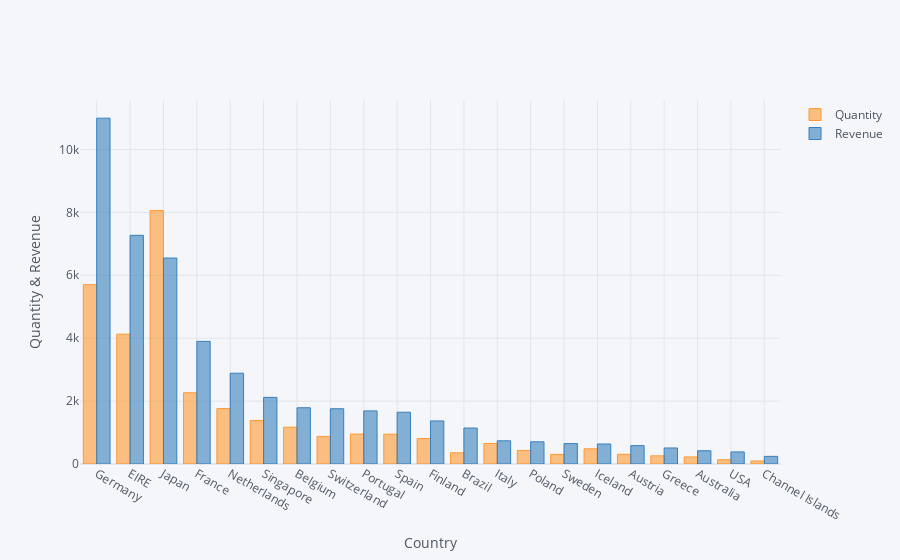

The cell this chart's notebook holds for it:
### Code cell
df.iplot(kind = 'bar', 
         
          x = 'Country',
         
          xTitle='Country',
         
          yTitle='Quantity & Revenue')

### Figure 1 — Plotly figure (JSON) as saved in the notebook; plotly's stock layout.template omitted (floating-point values rounded to 4 significant figures)
{"data": [{"marker": {"color": "rgba(255, 153, 51, 0.6)", "line": {"color": "rgba(255, 153, 51, 1.0)", "width": 1}}, "name": "Quantity", "orientation": "v", "text": "", "type": "bar", "x": ["Germany", "EIRE", "Japan", "France", "Netherlands", "Singapore", "Belgium", "Switzerland", "Portugal", "Spain", "Finland", "Brazil", "Italy", "Poland", "Sweden", "Iceland", "Austria", "Greece", "Australia", "USA", "Channel Islands"], "y": [5702, 4129, 8058, 2265, 1762, 1384, 1170, 878, 951, 948, 810, 356, 653, 432, 306, 483, 308, 260, 224, 137, 96]}, {"marker": {"color": "rgba(55, 128, 191, 0.6)", "line": {"color": "rgba(55, 128, 191, 1.0)", "width": 1}}, "name": "Revenue", "orientation": "v", "text": "", "type": "bar", "x": ["Germany", "EIRE", "Japan", "France", "Netherlands", "Singapore", "Belgium", "Switzerland", "Portugal", "Spain", "Finland", "Brazil", "Italy", "Poland", "Sweden", "Iceland", "Austria", "Greece", "Australia", "USA", "Channel Islands"], "y": [10990.0, 7270.0, 6549.0, 3899.0, 2887.0, 2119.0, 1788.0, 1757.0, 1688.0, 1646.0, 1369.0, 1144.0, 737.8, 705.8, 649.1, 636.2, 584.8, 509.7, 421.6, 383.9, 243.0]}], "layout": {"legend": {"bgcolor": "#F5F6F9", "font": {"color": "#4D5663"}}, "paper_bgcolor": "#F5F6F9", "plot_bgcolor": "#F5F6F9", "title": {"font": {"color": "#4D5663"}}, "xaxis": {"gridcolor": "#E1E5ED", "showgrid": true, "tickfont": {"color": "#4D5663"}, "title": {"font": {"color": "#4D5663"}, "text": "Country"}, "zerolinecolor": "#E1E5ED"}, "yaxis": {"gridcolor": "#E1E5ED", "showgrid": true, "tickfont": {"color": "#4D5663"}, "title": {"font": {"color": "#4D5663"}, "text": "Quantity & Revenue"}, "zerolinecolor": "#E1E5ED"}}}
